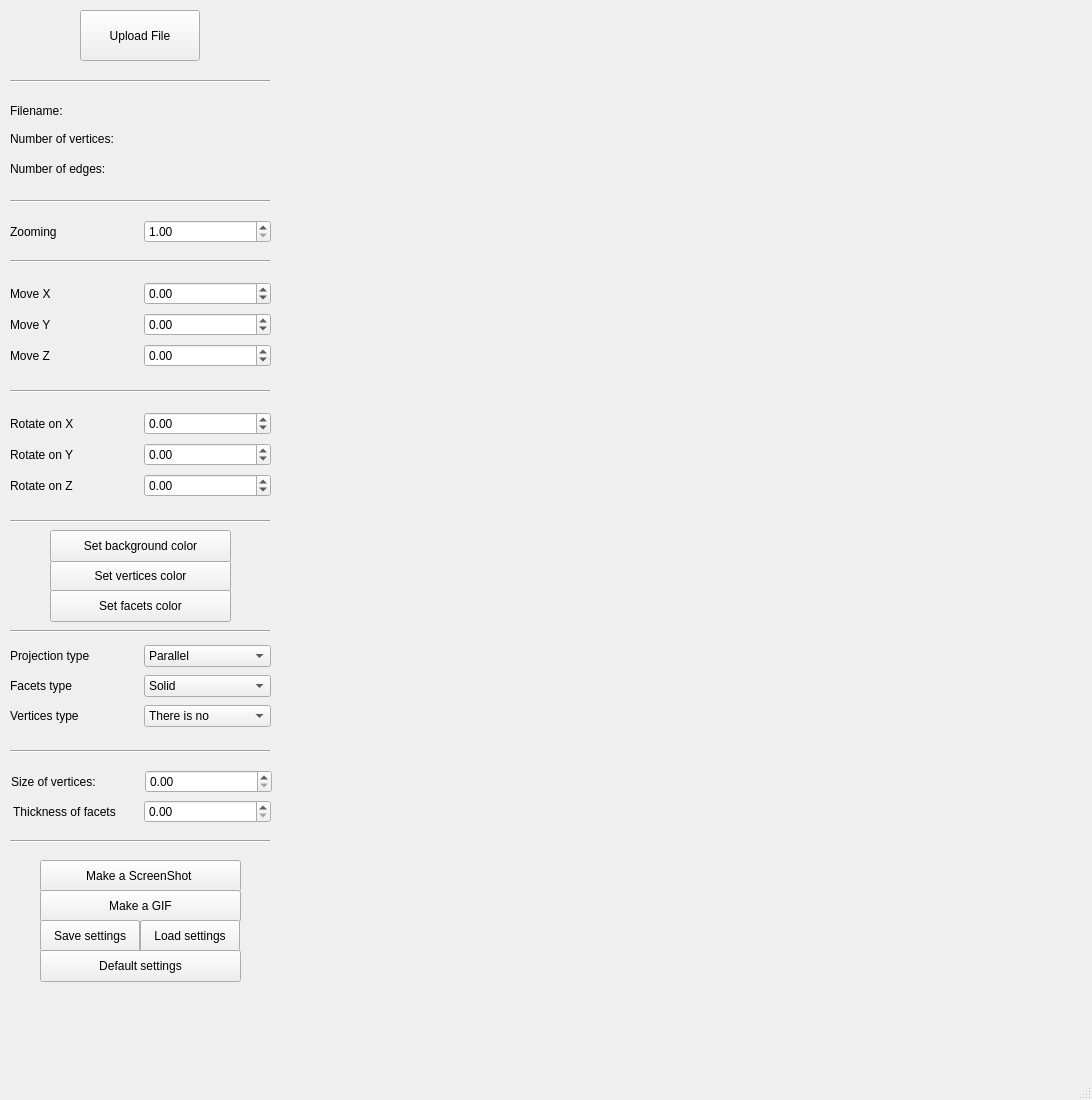
<?xml version="1.0" encoding="UTF-8"?>
<ui version="4.0">
 <class>Viewer</class>
 <widget class="QMainWindow" name="Viewer">
  <property name="geometry">
   <rect>
    <x>0</x>
    <y>0</y>
    <width>1092</width>
    <height>1100</height>
   </rect>
  </property>
  <property name="windowTitle">
   <string>3DViewer_v2.0</string>
  </property>
  <widget class="QWidget" name="centralwidget">
   <widget class="GLWidget" name="GLwidget" native="true">
    <property name="geometry">
     <rect>
      <x>280</x>
      <y>10</y>
      <width>791</width>
      <height>1021</height>
     </rect>
    </property>
   </widget>
   <widget class="Line" name="line">
    <property name="geometry">
     <rect>
      <x>10</x>
      <y>80</y>
      <width>260</width>
      <height>3</height>
     </rect>
    </property>
    <property name="orientation">
     <enum>Qt::Horizontal</enum>
    </property>
   </widget>
   <widget class="Line" name="line_2">
    <property name="geometry">
     <rect>
      <x>10</x>
      <y>260</y>
      <width>260</width>
      <height>3</height>
     </rect>
    </property>
    <property name="orientation">
     <enum>Qt::Horizontal</enum>
    </property>
   </widget>
   <widget class="Line" name="line_3">
    <property name="geometry">
     <rect>
      <x>10</x>
      <y>390</y>
      <width>260</width>
      <height>3</height>
     </rect>
    </property>
    <property name="orientation">
     <enum>Qt::Horizontal</enum>
    </property>
   </widget>
   <widget class="QWidget" name="layoutWidget">
    <property name="geometry">
     <rect>
      <x>10</x>
      <y>220</y>
      <width>261</width>
      <height>23</height>
     </rect>
    </property>
    <layout class="QHBoxLayout" name="horizontalLayout">
     <item>
      <widget class="QLabel" name="label_zoom">
       <property name="text">
        <string>Zooming</string>
       </property>
      </widget>
     </item>
     <item>
      <widget class="QDoubleSpinBox" name="doubleSpinBox_zoom">
       <property name="minimum">
        <double>1.000000000000000</double>
       </property>
       <property name="value">
        <double>1.000000000000000</double>
       </property>
      </widget>
     </item>
    </layout>
   </widget>
   <widget class="QWidget" name="layoutWidget">
    <property name="geometry">
     <rect>
      <x>10</x>
      <y>280</y>
      <width>261</width>
      <height>91</height>
     </rect>
    </property>
    <layout class="QVBoxLayout" name="verticalLayout">
     <item>
      <layout class="QHBoxLayout" name="horizontalLayout_2">
       <item>
        <widget class="QLabel" name="label__move_x">
         <property name="text">
          <string>Move X</string>
         </property>
        </widget>
       </item>
       <item>
        <widget class="QDoubleSpinBox" name="doubleSpinBox_move_x">
         <property name="minimum">
          <double>-100.000000000000000</double>
         </property>
         <property name="maximum">
          <double>100.000000000000000</double>
         </property>
        </widget>
       </item>
      </layout>
     </item>
     <item>
      <layout class="QHBoxLayout" name="horizontalLayout_3">
       <item>
        <widget class="QLabel" name="label__move_y">
         <property name="text">
          <string>Move Y</string>
         </property>
        </widget>
       </item>
       <item>
        <widget class="QDoubleSpinBox" name="doubleSpinBox_move_y">
         <property name="minimum">
          <double>-100.000000000000000</double>
         </property>
         <property name="maximum">
          <double>100.000000000000000</double>
         </property>
        </widget>
       </item>
      </layout>
     </item>
     <item>
      <layout class="QHBoxLayout" name="horizontalLayout_4">
       <item>
        <widget class="QLabel" name="label_move_z">
         <property name="text">
          <string>Move Z</string>
         </property>
        </widget>
       </item>
       <item>
        <widget class="QDoubleSpinBox" name="doubleSpinBox_move_z">
         <property name="minimum">
          <double>-100.000000000000000</double>
         </property>
         <property name="maximum">
          <double>100.000000000000000</double>
         </property>
        </widget>
       </item>
      </layout>
     </item>
    </layout>
   </widget>
   <widget class="QWidget" name="layoutWidget">
    <property name="geometry">
     <rect>
      <x>10</x>
      <y>410</y>
      <width>261</width>
      <height>91</height>
     </rect>
    </property>
    <layout class="QVBoxLayout" name="verticalLayout_2">
     <item>
      <layout class="QHBoxLayout" name="horizontalLayout_5">
       <item>
        <widget class="QLabel" name="label_rotate_x">
         <property name="text">
          <string>Rotate on X</string>
         </property>
        </widget>
       </item>
       <item>
        <widget class="QDoubleSpinBox" name="doubleSpinBox_rotate_x">
         <property name="minimum">
          <double>-1000.000000000000000</double>
         </property>
         <property name="maximum">
          <double>1000.000000000000000</double>
         </property>
        </widget>
       </item>
      </layout>
     </item>
     <item>
      <layout class="QHBoxLayout" name="horizontalLayout_6">
       <item>
        <widget class="QLabel" name="label_rotate_y">
         <property name="text">
          <string>Rotate on Y</string>
         </property>
        </widget>
       </item>
       <item>
        <widget class="QDoubleSpinBox" name="doubleSpinBox_rotate_y">
         <property name="minimum">
          <double>-1000.000000000000000</double>
         </property>
         <property name="maximum">
          <double>1000.000000000000000</double>
         </property>
        </widget>
       </item>
      </layout>
     </item>
     <item>
      <layout class="QHBoxLayout" name="horizontalLayout_7">
       <item>
        <widget class="QLabel" name="label_rotate_z">
         <property name="text">
          <string>Rotate on Z</string>
         </property>
        </widget>
       </item>
       <item>
        <widget class="QDoubleSpinBox" name="doubleSpinBox_rotate_z">
         <property name="minimum">
          <double>-1000.000000000000000</double>
         </property>
         <property name="maximum">
          <double>1000.000000000000000</double>
         </property>
        </widget>
       </item>
      </layout>
     </item>
    </layout>
   </widget>
   <widget class="Line" name="line_5">
    <property name="geometry">
     <rect>
      <x>10</x>
      <y>200</y>
      <width>260</width>
      <height>3</height>
     </rect>
    </property>
    <property name="orientation">
     <enum>Qt::Horizontal</enum>
    </property>
   </widget>
   <widget class="QWidget" name="layoutWidget">
    <property name="geometry">
     <rect>
      <x>10</x>
      <y>100</y>
      <width>261</width>
      <height>21</height>
     </rect>
    </property>
    <layout class="QHBoxLayout" name="horizontalLayout_8">
     <item>
      <widget class="QLabel" name="label_filename_text">
       <property name="text">
        <string>Filename:</string>
       </property>
      </widget>
     </item>
     <item>
      <widget class="QLabel" name="label_filename_value">
       <property name="text">
        <string/>
       </property>
       <property name="alignment">
        <set>Qt::AlignRight|Qt::AlignTrailing|Qt::AlignVCenter</set>
       </property>
      </widget>
     </item>
    </layout>
   </widget>
   <widget class="Line" name="line_6">
    <property name="geometry">
     <rect>
      <x>10</x>
      <y>520</y>
      <width>260</width>
      <height>3</height>
     </rect>
    </property>
    <property name="orientation">
     <enum>Qt::Horizontal</enum>
    </property>
   </widget>
   <widget class="QWidget" name="layoutWidget">
    <property name="geometry">
     <rect>
      <x>10</x>
      <y>130</y>
      <width>261</width>
      <height>18</height>
     </rect>
    </property>
    <layout class="QHBoxLayout" name="horizontalLayout_9">
     <item>
      <widget class="QLabel" name="label_number_of_vertices_text">
       <property name="text">
        <string>Number of vertices:</string>
       </property>
      </widget>
     </item>
     <item>
      <widget class="QLabel" name="label_number_of_vertices_info">
       <property name="text">
        <string/>
       </property>
       <property name="alignment">
        <set>Qt::AlignRight|Qt::AlignTrailing|Qt::AlignVCenter</set>
       </property>
      </widget>
     </item>
    </layout>
   </widget>
   <widget class="QWidget" name="layoutWidget">
    <property name="geometry">
     <rect>
      <x>10</x>
      <y>160</y>
      <width>261</width>
      <height>18</height>
     </rect>
    </property>
    <layout class="QHBoxLayout" name="horizontalLayout_10">
     <item>
      <widget class="QLabel" name="label_number_of_facets_text">
       <property name="text">
        <string>Number of edges:</string>
       </property>
      </widget>
     </item>
     <item>
      <widget class="QLabel" name="label_number_of_facets_info">
       <property name="text">
        <string/>
       </property>
       <property name="alignment">
        <set>Qt::AlignRight|Qt::AlignTrailing|Qt::AlignVCenter</set>
       </property>
      </widget>
     </item>
    </layout>
   </widget>
   <widget class="QPushButton" name="pushButton_vertices_set_color">
    <property name="geometry">
     <rect>
      <x>50</x>
      <y>560</y>
      <width>181</width>
      <height>32</height>
     </rect>
    </property>
    <property name="text">
     <string>Set vertices color</string>
    </property>
   </widget>
   <widget class="QPushButton" name="pushButton_facets_set_color">
    <property name="geometry">
     <rect>
      <x>50</x>
      <y>590</y>
      <width>181</width>
      <height>32</height>
     </rect>
    </property>
    <property name="text">
     <string>Set facets color</string>
    </property>
   </widget>
   <widget class="QPushButton" name="pushButton_background_set_color">
    <property name="geometry">
     <rect>
      <x>50</x>
      <y>530</y>
      <width>181</width>
      <height>32</height>
     </rect>
    </property>
    <property name="text">
     <string>Set background color</string>
    </property>
   </widget>
   <widget class="Line" name="line_7">
    <property name="geometry">
     <rect>
      <x>10</x>
      <y>630</y>
      <width>260</width>
      <height>3</height>
     </rect>
    </property>
    <property name="orientation">
     <enum>Qt::Horizontal</enum>
    </property>
   </widget>
   <widget class="QPushButton" name="pushButton_screenshot">
    <property name="geometry">
     <rect>
      <x>40</x>
      <y>860</y>
      <width>201</width>
      <height>32</height>
     </rect>
    </property>
    <property name="text">
     <string>Make a ScreenShot </string>
    </property>
   </widget>
   <widget class="QPushButton" name="pushButton_gif">
    <property name="geometry">
     <rect>
      <x>40</x>
      <y>890</y>
      <width>201</width>
      <height>32</height>
     </rect>
    </property>
    <property name="text">
     <string>Make a GIF</string>
    </property>
   </widget>
   <widget class="Line" name="line_8">
    <property name="geometry">
     <rect>
      <x>10</x>
      <y>750</y>
      <width>260</width>
      <height>3</height>
     </rect>
    </property>
    <property name="orientation">
     <enum>Qt::Horizontal</enum>
    </property>
   </widget>
   <widget class="QWidget" name="layoutWidget">
    <property name="geometry">
     <rect>
      <x>10</x>
      <y>640</y>
      <width>261</width>
      <height>32</height>
     </rect>
    </property>
    <layout class="QHBoxLayout" name="horizontalLayout_11">
     <item>
      <widget class="QLabel" name="label_projection_type">
       <property name="text">
        <string>Projection type</string>
       </property>
      </widget>
     </item>
     <item>
      <widget class="QComboBox" name="comboBox_projection_type">
       <item>
        <property name="text">
         <string>Parallel</string>
        </property>
       </item>
       <item>
        <property name="text">
         <string>Central</string>
        </property>
       </item>
      </widget>
     </item>
    </layout>
   </widget>
   <widget class="QWidget" name="layoutWidget">
    <property name="geometry">
     <rect>
      <x>10</x>
      <y>670</y>
      <width>261</width>
      <height>32</height>
     </rect>
    </property>
    <layout class="QHBoxLayout" name="horizontalLayout_12">
     <item>
      <widget class="QLabel" name="label_facets_type">
       <property name="text">
        <string>Facets type</string>
       </property>
      </widget>
     </item>
     <item>
      <widget class="QComboBox" name="comboBox_facets_type">
       <item>
        <property name="text">
         <string>Solid</string>
        </property>
       </item>
       <item>
        <property name="text">
         <string>Dotted</string>
        </property>
       </item>
      </widget>
     </item>
    </layout>
   </widget>
   <widget class="QWidget" name="layoutWidget">
    <property name="geometry">
     <rect>
      <x>10</x>
      <y>700</y>
      <width>261</width>
      <height>32</height>
     </rect>
    </property>
    <layout class="QHBoxLayout" name="horizontalLayout_13">
     <item>
      <widget class="QLabel" name="label_way_to_display">
       <property name="text">
        <string>Vertices type</string>
       </property>
      </widget>
     </item>
     <item>
      <widget class="QComboBox" name="comboBox_way_to_display">
       <item>
        <property name="text">
         <string>There is no</string>
        </property>
       </item>
       <item>
        <property name="text">
         <string>Сircle</string>
        </property>
       </item>
       <item>
        <property name="text">
         <string> Square</string>
        </property>
       </item>
      </widget>
     </item>
    </layout>
   </widget>
   <widget class="Line" name="line_9">
    <property name="geometry">
     <rect>
      <x>10</x>
      <y>840</y>
      <width>260</width>
      <height>3</height>
     </rect>
    </property>
    <property name="orientation">
     <enum>Qt::Horizontal</enum>
    </property>
   </widget>
   <widget class="QWidget" name="layoutWidget">
    <property name="geometry">
     <rect>
      <x>11</x>
      <y>770</y>
      <width>261</width>
      <height>23</height>
     </rect>
    </property>
    <layout class="QHBoxLayout" name="horizontalLayout_14">
     <item>
      <widget class="QLabel" name="label_size_of_vertices">
       <property name="text">
        <string>Size of vertices:</string>
       </property>
      </widget>
     </item>
     <item>
      <widget class="QDoubleSpinBox" name="doubleSpinBox_size_of_vertices"/>
     </item>
    </layout>
   </widget>
   <widget class="QWidget" name="layoutWidget">
    <property name="geometry">
     <rect>
      <x>10</x>
      <y>800</y>
      <width>261</width>
      <height>23</height>
     </rect>
    </property>
    <layout class="QHBoxLayout" name="horizontalLayout_15">
     <item>
      <widget class="QLabel" name="label_thickness_of_facets">
       <property name="text">
        <string> Thickness of facets</string>
       </property>
      </widget>
     </item>
     <item>
      <widget class="QDoubleSpinBox" name="doubleSpinBox_thickness_of_facets"/>
     </item>
    </layout>
   </widget>
   <widget class="QPushButton" name="pushButton_save_settings">
    <property name="geometry">
     <rect>
      <x>40</x>
      <y>920</y>
      <width>100</width>
      <height>32</height>
     </rect>
    </property>
    <property name="text">
     <string>Save settings</string>
    </property>
   </widget>
   <widget class="QPushButton" name="pushButton_load_settings">
    <property name="geometry">
     <rect>
      <x>140</x>
      <y>920</y>
      <width>100</width>
      <height>32</height>
     </rect>
    </property>
    <property name="text">
     <string>Load settings</string>
    </property>
   </widget>
   <widget class="QPushButton" name="uploadFileButton">
    <property name="geometry">
     <rect>
      <x>80</x>
      <y>10</y>
      <width>120</width>
      <height>51</height>
     </rect>
    </property>
    <property name="text">
     <string>Upload File</string>
    </property>
   </widget>
   <widget class="QPushButton" name="pushButton_default_settings">
    <property name="geometry">
     <rect>
      <x>40</x>
      <y>950</y>
      <width>201</width>
      <height>32</height>
     </rect>
    </property>
    <property name="text">
     <string>Default settings</string>
    </property>
   </widget>
  </widget>
  <widget class="QMenuBar" name="menubar">
   <property name="geometry">
    <rect>
     <x>0</x>
     <y>0</y>
     <width>1092</width>
     <height>24</height>
    </rect>
   </property>
  </widget>
  <widget class="QStatusBar" name="statusbar"/>
 </widget>
 <customwidgets>
  <customwidget>
   <class>GLWidget</class>
   <extends>QWidget</extends>
   <header location="global">glwidget.h</header>
   <container>1</container>
  </customwidget>
 </customwidgets>
 <resources/>
 <connections/>
</ui>
